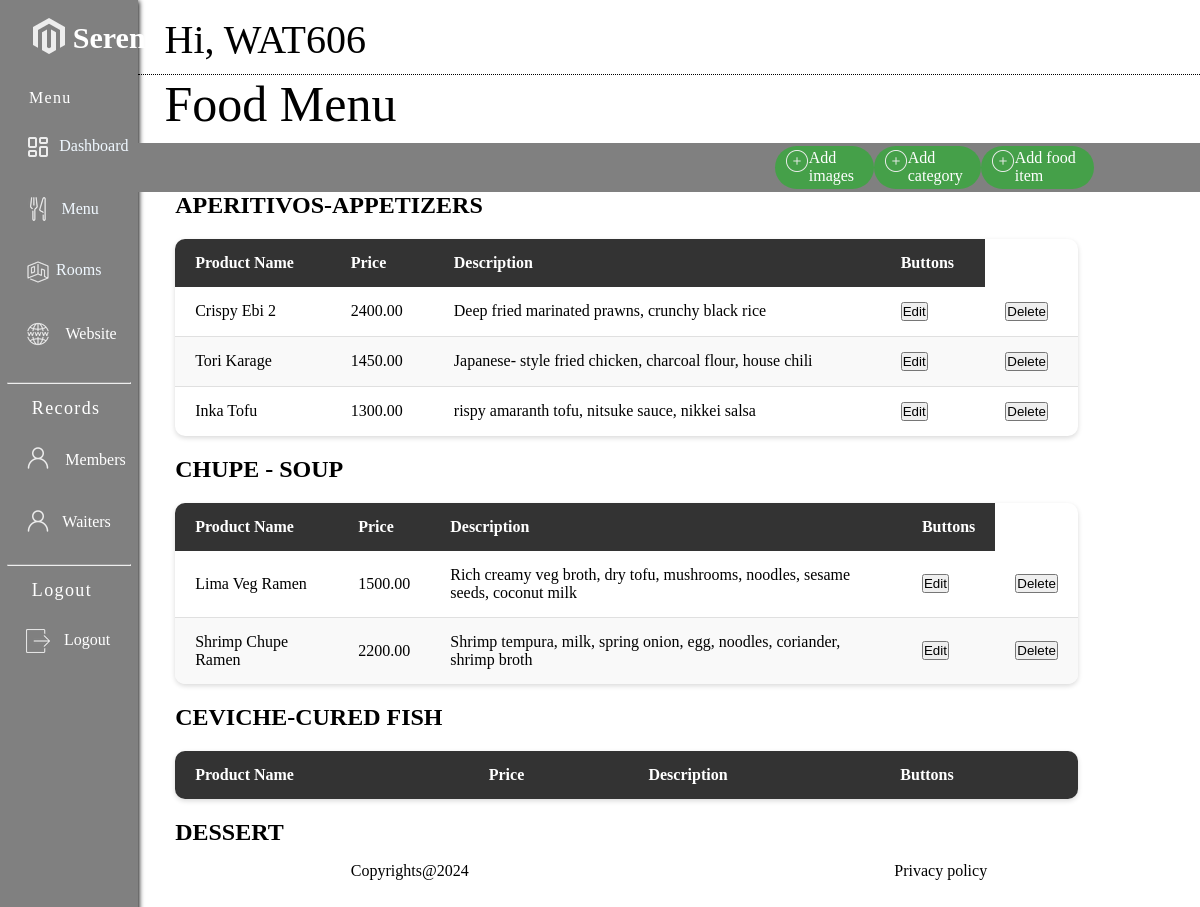
The page /addfoodmenu/ (signed in) on the database its author committed.
### admin_section/models.py (models this page shows, shortened)
class Category(models.Model):
    name = models.CharField(max_length=100, unique=True)  # Ensure unique category names

class Product(models.Model):
    category = models.ForeignKey(Category, on_delete=models.CASCADE)
    name = models.CharField(max_length=100)
    contents = models.TextField()
    price = models.DecimalField(max_digits=10, decimal_places=2)

### admin_section/views.py (the view)
# urls.py: path('addfoodmenu/',addfoodmenu,name="addfoodmenu"),
@login_required
def addfoodmenu(request):
    user = request.user
    categories = Category.objects.prefetch_related('product_set').all()
    context = {
        'categories' : categories,
        'username': user.username,
    }
    return render(request,'adminmenu.html',context)

### admin_section/templates/adminmenu.html (shortened to what this page needs)
{% load static %}
<!DOCTYPE html>
<html lang="en">
<head>
    <link rel="stylesheet" href="{% static 'css/adminmenu.css' %}">
</head>
<body>
    <div class="dashboard">
        <div class="side_nav">
            <div class="logo">
                <div class="logo_img">
                    <img src="{% static 'images/logo.png' %}" alt="" class="logoimg">
                </div>
                <div class="logo_title">
                    <p>Serenity</p>
                </div>
            </div>
            <div class="menu">
                <p>Menu</p>
            </div>
            <div class="home">
                <div class="home_img">
                    <img src="{% static 'images/dash_white.png' %}" alt="dashboard" class="dashboard_img" id="dashboard_img">
                </div>
                <div class="home_title">
                    <a href="{% url 'home' %}"><p>Dashboard</p></a>
                </div>
            </div>
            <div class="home">
                <div class="dine_img">
                    <img src="{% static 'images/dine.png' %}" alt="dine" class="dine_im" id="dine_img">
                </div>
                <div class="dine_title">
                    <a href="{% url 'addfoodmenu' %}"><p>Menu</p></a>
                </div>
            </div>
            <div class="home">
                <div class="home_img">
                    <img src="{% static 'images/room.png' %}" alt="room_reservation" class="room_reservation_img" id="room_reservation_img">
                </div>
                <div class="home_title">
                    <a href="{% url 'addroomadmin' %}"><p>Rooms</p></a>
                </div>
            </div>
            <div class="home">
                <div class="home_img">
                    <img src="{% static 'images/websit.png' %}" alt="receipt" class="receipt_img" id="receipt_img">
                </div>
                <div class="receipt_title">
                    <a href="{% url 'landingpage' %}"><p>Website</p></a>
                </div>
            </div>
            <hr class="hr1">
            <div class="profile">
                <p>Records</p>
            </div>
            <div class="home">
                <div class="home_img">
                    <img src="{% static 'images/user.png' %}" alt="user_profile" class="user_profile_img" id="user_profile_img">
                </div>
                <div class="profile_title">
                    <a href="{% url 'adminmemberspage' %}"><p>Members</p></a>
                </div>
            </div>
            <div class="home">
                <div class="home_img">
                    <img src="{% static 'images/user.png' %}" alt="user_profile" class="user_profile_img" id="user_profile_img">
                </div>
                <div class="profile_title">
                    <a href="{% url 'adminwaiterspage' %}"><p>Waiters</p></a>
                </div>
            </div>
            <hr class="hr2">
            <div class="profile">
                <p>Logout</p>
            </div>
            <div class="homel">
                <div class="home_img">
                    <img src="{% static 'images/logout.png' %}" alt="receipt" class="receipt_img" id="receipt_img">
                </div>
                <div class="receipt_title">
                    <a href="{% url 'member_logout' %}">
                        <p>Logout</p></a>
                </div>
            </div>
        </div>
        <div class="app">
        <div class="the_rest">
            <div class="topbar">
                <h3>Hi, {{request.user}} </h3>
            </div>
            <div class="therest">
                <h1>Food Menu</h1>
            </div>
        </div>
        <div class="men">
            <div class="startt">
                <div class="imgt">
                    <img src="{% static 'images/add.png' %}" alt="add">
                </div>
                <div class="text_acc">
                    <a href="{% url 'upload_image' %}"><p>Add images</p></a>
                </div>
            </div>
            <div class="startt">
                <div class="imgt">
                    <img src="{% static 'images/add.png' %}" alt="add">
                </div>
                <div class="text_acc">
                    <a href="{% url 'menu_category' %}"><p>Add category</p></a>
                </div>
            </div>
            <div class="startt">
                <div class="imgt">
                    <img src="{% static 'images/add.png' %}" alt="add">
                </div>
                <div class="text_acc">
                    <a href="{% url 'create_product' %}"><p>Add food item</p></a>
                </div>
            </div>
        </div>
        <div class="menu_items_record">
            <div class="menu_items">
                {% for category in categories %}
                    <div class="category">
                        <h2 class="category-header">{{ category.name }}</h2>
                        <table class="category-table">
                            <thead>
                                <tr>
                                    <th>Product Name</th>
                                    <th>Price</th>
                                    <th>Description</th>
                                    <th>Buttons</th>
                                </tr>
                            </thead>
                            <tbody>
                                {% for product in category.product_set.all %}
                                    <tr>
                                        <td>{{ product.name }}</td>
                                        <td>{{ product.price }}</td>
                                        <td>{{ product.contents }}</td>
                                        <td><a href="{% url 'edit_product' product.id %}" class="btn btn-warning"><button>Edit</button></a></td>
                                        <td><a href="{% url 'delete_product' product.id %}" class="btn btn-danger"><button>Delete</button></a></td>
                                    </tr>
                                {% endfor %}
                            </tbody>
                        </table>
                    </div>
                {% endfor %}
            </div>
        </div>
        <div class="footer">
            <div class="copy">
                <p>Copyrights@2024</p>
            </div>
            <div class="policy">
                <p>Privacy policy</p>
            </div>
        </div>
    </div>
    </div>
</body>
</html>

### admin_section/static/css/adminmenu.css (style rules this page uses)
body,* { margin: 0; padding: 0; }
.dashboard { height: 100vh; background-color: white; width: 100vw; display: flex; }
.side_nav { background-color: gray; width: 11.5%; height: 100vh; box-shadow: 1px 1px 5px black; }
.logo { display: flex; margin-top: 8.5%; padding-left: 18%; }
.logo_title p { padding-top: 9%; font-family: "Clicker Script"; font-weight: 900; font-size: 30px; color: white; }
.menu { color: white; margin-top: 18.5%; font-family: "Poppins Thin"; padding-left: 21%; text-decoration: none; font-weight: 300; letter-spacing: 1.3px; }
.home { display: flex; padding-top: 5%; padding-bottom: 5%; margin-top: 15%; padding-left: 19%; }
.homel { display: flex; padding-top: 5%; padding-bottom: 5%; margin-top: 15%; padding-left: 19%; }
.home_title p { padding-left: 13%; font-family: "Street Corner SemiBold"; padding-top: 3.5%; color: aliceblue; }
.dine_img { width: fit-content; height: 40%; }
.dine_img img { height: 40%; }
.dine_title p { color: aliceblue; font-family: "Street Corner SemiBold"; padding-left: 30%; padding-top: 7.5%; }
.receipt_title p { padding-left: 30%; color: white; font-family: "Street Corner SemiBold"; padding-top: 5%; }
.hr1 { margin-top: 18%; margin-left: 5%; margin-right: 5%; color: aliceblue; }
.profile p { color: white; padding-top: 10%; padding-left: 23%; font-family: "Poppins Thin"; font-size: 18px; letter-spacing: 1.4px; }
.hr2 { margin-top: 15%; margin-left: 5%; margin-right: 5%; color: aliceblue; }
.profile_title p { padding-left: 25%; color: white; font-family: "Street Corner SemiBold"; padding-top: 8%; }
.the_rest { width: 100%; }
.topbar { width: 100%; border-bottom: 1px black dotted; }
.topbar h3 { font-family: "Street Corner SemiBold"; padding-left: 2.5%; padding-top: 1.5%; font-size: 40px; font-weight: 100; padding-bottom: 1%; }
.app { width: 100%; }
.men { background-color: gray; color: white; display: flex; margin-top: 1%; justify-content: space-around; padding-left: 60%; padding-right: 10%; padding-top: .3%; padding-bottom: .3%; }
.startt { display: flex; background-color: #45a049; border-radius: 33px; padding: 1%; padding-left: 3%; padding-right: 2%; }
.therest h1 { padding-left: 2.5%; font-size: 50px; font-weight: 100; }
table { width: 85%; border-collapse: separate; border-spacing: 0; margin: 20px 0; box-shadow: 0 2px 5px rgba(0, 0, 0, 0.15); background: #fff; border-radius: 10px; overflow: hidden; margin-left: 3.5%; }
th, td { padding: 15px 20px; text-align: left; }
th { background-color: #333; color: #fff; font-weight: bold; }
tr:nth-child(even) { background-color: #f9f9f9; }
td { border-bottom: 1px solid #e0e0e0; }
tr:last-child td { border-bottom: none; }
.footer,.foter { display: flex; justify-content: space-around; margin-top: 1%; }
a { text-decoration: none; color: white; }
.category-header { padding-left: 3.5%; font-family: "Poppins Thin"; }
.menu_items_record { overflow: auto; height: 660px; }

### rows shown on the page
Category: name "APERITIVOS-APPETIZERS"
Product: name "Crispy Ebi 2", price "2400.00", contents "Deep fried marinated prawns, crunchy black rice"
Product: name "Tori Karage", price "1450.00", contents "Japanese- style fried chicken, charcoal flour, house chili"
Product: name "Inka Tofu", price "1300.00", contents "rispy amaranth tofu, nitsuke sauce, nikkei salsa"
Category: name "CHUPE - SOUP"
Product: name "Lima Veg Ramen", price "1500.00", contents "Rich creamy veg broth, dry tofu, mushrooms, noodles, sesame seeds, coconut milk"
Product: name "Shrimp Chupe Ramen", price "2200.00", contents "Shrimp tempura, milk, spring onion, egg, noodles, coriander, shrimp broth"
Category: name "CEVICHE-CURED FISH"
Category: name "DESSERT"

### other values the page prints
{{ request.user }} "WAT606"
